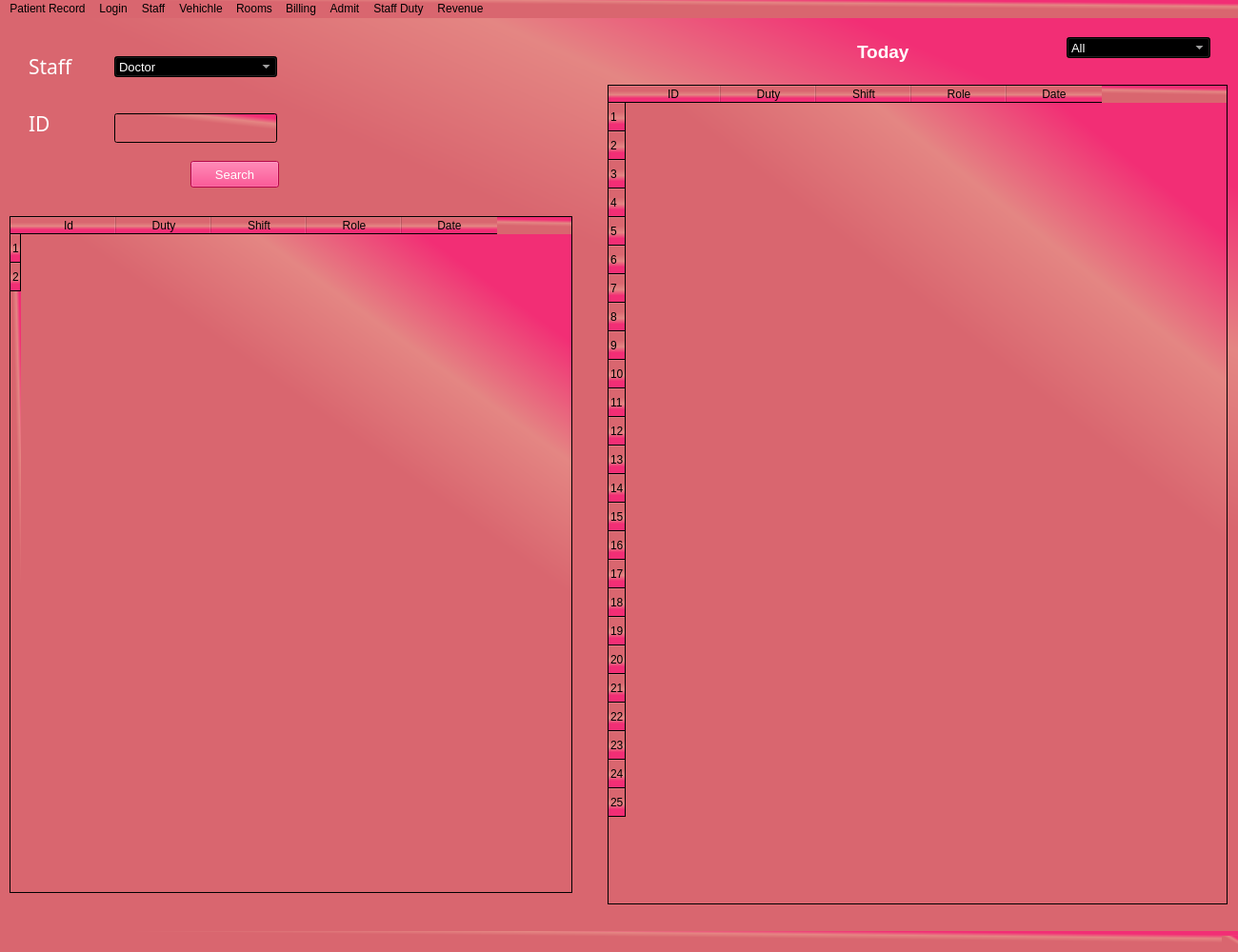
<?xml version="1.0" encoding="UTF-8"?>
<ui version="4.0">
 <class>MainWindow</class>
 <widget class="QMainWindow" name="MainWindow">
  <property name="geometry">
   <rect>
    <x>0</x>
    <y>0</y>
    <width>1300</width>
    <height>1000</height>
   </rect>
  </property>
  <property name="windowTitle">
   <string>MainWindow</string>
  </property>
  <property name="styleSheet">
   <string notr="true">background-color: rgb(159, 0, 79);
background-color: qlineargradient(spread:pad, x1:0.632, y1:0.613, x2:1, y2:0, stop:0.328358 rgba(217, 102, 111, 255), stop:0.562189 rgba(228, 134, 131, 255), stop:0.776119 rgba(242, 46, 117, 255));</string>
  </property>
  <widget class="QWidget" name="MainWidget">
   <widget class="QLabel" name="DayLabel">
    <property name="geometry">
     <rect>
      <x>900</x>
      <y>20</y>
      <width>101</width>
      <height>31</height>
     </rect>
    </property>
    <property name="font">
     <font>
      <pointsize>14</pointsize>
      <weight>75</weight>
      <bold>true</bold>
     </font>
    </property>
    <property name="styleSheet">
     <string notr="true">background-color: rgba(255, 255, 255, 0);color:rgb(255, 255, 255)</string>
    </property>
    <property name="text">
     <string>Today</string>
    </property>
   </widget>
   <widget class="QComboBox" name="DayCombo">
    <property name="geometry">
     <rect>
      <x>1120</x>
      <y>20</y>
      <width>151</width>
      <height>22</height>
     </rect>
    </property>
    <property name="font">
     <font>
      <pointsize>10</pointsize>
     </font>
    </property>
    <property name="styleSheet">
     <string notr="true">color:rgb(255, 255, 255);
selection-background-color: rgb(255, 7, 114);</string>
    </property>
    <item>
     <property name="text">
      <string>All</string>
     </property>
    </item>
    <item>
     <property name="text">
      <string>Doctor</string>
     </property>
    </item>
    <item>
     <property name="text">
      <string>Nurse</string>
     </property>
    </item>
    <item>
     <property name="text">
      <string>Ward Member</string>
     </property>
    </item>
    <item>
     <property name="text">
      <string>Reception</string>
     </property>
    </item>
    <item>
     <property name="text">
      <string>Pharmacist</string>
     </property>
    </item>
    <item>
     <property name="text">
      <string>Lab Guy</string>
     </property>
    </item>
   </widget>
   <widget class="QLabel" name="StaffLabel">
    <property name="geometry">
     <rect>
      <x>30</x>
      <y>40</y>
      <width>71</width>
      <height>21</height>
     </rect>
    </property>
    <property name="font">
     <font>
      <family>Mongolian Baiti</family>
      <pointsize>16</pointsize>
      <weight>50</weight>
      <italic>false</italic>
      <bold>false</bold>
     </font>
    </property>
    <property name="styleSheet">
     <string notr="true">background-color: rgba(255, 255, 255, 0);font: 16pt &quot;Mongolian Baiti&quot;;color:rgb(255, 255, 255)</string>
    </property>
    <property name="text">
     <string>Staff</string>
    </property>
   </widget>
   <widget class="QComboBox" name="StaffCombo">
    <property name="geometry">
     <rect>
      <x>120</x>
      <y>40</y>
      <width>171</width>
      <height>22</height>
     </rect>
    </property>
    <property name="font">
     <font>
      <pointsize>10</pointsize>
     </font>
    </property>
    <property name="styleSheet">
     <string notr="true">color:rgb(255, 255, 255);
selection-background-color: rgb(255, 7, 114);</string>
    </property>
    <item>
     <property name="text">
      <string>Doctor</string>
     </property>
    </item>
    <item>
     <property name="text">
      <string>Nurse</string>
     </property>
    </item>
    <item>
     <property name="text">
      <string>Ward Member</string>
     </property>
    </item>
    <item>
     <property name="text">
      <string>Reception</string>
     </property>
    </item>
    <item>
     <property name="text">
      <string>Pharmacist</string>
     </property>
    </item>
    <item>
     <property name="text">
      <string>Lab Guy</string>
     </property>
    </item>
   </widget>
   <widget class="QLabel" name="IdLabel">
    <property name="geometry">
     <rect>
      <x>30</x>
      <y>100</y>
      <width>55</width>
      <height>21</height>
     </rect>
    </property>
    <property name="font">
     <font>
      <family>Mongolian Baiti</family>
      <pointsize>16</pointsize>
      <weight>50</weight>
      <italic>false</italic>
      <bold>false</bold>
     </font>
    </property>
    <property name="styleSheet">
     <string notr="true">background-color: rgba(255, 255, 255, 0);font: 16pt &quot;Mongolian Baiti&quot;;color:rgb(255, 255, 255)</string>
    </property>
    <property name="text">
     <string>ID</string>
    </property>
   </widget>
   <widget class="QLineEdit" name="IdEdit">
    <property name="geometry">
     <rect>
      <x>120</x>
      <y>100</y>
      <width>171</width>
      <height>31</height>
     </rect>
    </property>
    <property name="font">
     <font>
      <pointsize>10</pointsize>
     </font>
    </property>
    <property name="styleSheet">
     <string notr="true">color: rgb(255, 255, 255);</string>
    </property>
   </widget>
   <widget class="QPushButton" name="SearcgBtn">
    <property name="geometry">
     <rect>
      <x>200</x>
      <y>150</y>
      <width>93</width>
      <height>28</height>
     </rect>
    </property>
    <property name="font">
     <font>
      <pointsize>10</pointsize>
     </font>
    </property>
    <property name="styleSheet">
     <string notr="true">color:rgb(255, 255, 255);
background-color: rgb(255, 7, 102);</string>
    </property>
    <property name="text">
     <string>Search</string>
    </property>
   </widget>
   <widget class="QTableWidget" name="DayTabel">
    <property name="geometry">
     <rect>
      <x>638</x>
      <y>70</y>
      <width>651</width>
      <height>861</height>
     </rect>
    </property>
    <property name="font">
     <font>
      <family>Mongolian Baiti</family>
      <pointsize>10</pointsize>
      <weight>50</weight>
      <italic>false</italic>
      <bold>false</bold>
     </font>
    </property>
    <property name="styleSheet">
     <string notr="true">font: 10pt &quot;Mongolian Baiti&quot;;</string>
    </property>
    <property name="showGrid">
     <bool>false</bool>
    </property>
    <property name="gridStyle">
     <enum>Qt::CustomDashLine</enum>
    </property>
    <property name="sortingEnabled">
     <bool>true</bool>
    </property>
    <row>
     <property name="text">
      <string>1</string>
     </property>
    </row>
    <row>
     <property name="text">
      <string>2</string>
     </property>
    </row>
    <row>
     <property name="text">
      <string>3</string>
     </property>
    </row>
    <row>
     <property name="text">
      <string>4</string>
     </property>
    </row>
    <row>
     <property name="text">
      <string>5</string>
     </property>
    </row>
    <row>
     <property name="text">
      <string>6</string>
     </property>
    </row>
    <row>
     <property name="text">
      <string>7</string>
     </property>
    </row>
    <row>
     <property name="text">
      <string>8</string>
     </property>
    </row>
    <row>
     <property name="text">
      <string>9</string>
     </property>
    </row>
    <row>
     <property name="text">
      <string>10</string>
     </property>
    </row>
    <row>
     <property name="text">
      <string>11</string>
     </property>
    </row>
    <row>
     <property name="text">
      <string>12</string>
     </property>
    </row>
    <row>
     <property name="text">
      <string>13</string>
     </property>
    </row>
    <row>
     <property name="text">
      <string>14</string>
     </property>
    </row>
    <row>
     <property name="text">
      <string>15</string>
     </property>
    </row>
    <row>
     <property name="text">
      <string>16</string>
     </property>
    </row>
    <row>
     <property name="text">
      <string>17</string>
     </property>
    </row>
    <row>
     <property name="text">
      <string>18</string>
     </property>
    </row>
    <row>
     <property name="text">
      <string>19</string>
     </property>
    </row>
    <row>
     <property name="text">
      <string>20</string>
     </property>
    </row>
    <row>
     <property name="text">
      <string>21</string>
     </property>
    </row>
    <row>
     <property name="text">
      <string>22</string>
     </property>
    </row>
    <row>
     <property name="text">
      <string>23</string>
     </property>
    </row>
    <row>
     <property name="text">
      <string>24</string>
     </property>
    </row>
    <row>
     <property name="text">
      <string>25</string>
     </property>
    </row>
    <column>
     <property name="text">
      <string>ID</string>
     </property>
    </column>
    <column>
     <property name="text">
      <string>Duty</string>
     </property>
    </column>
    <column>
     <property name="text">
      <string>Shift</string>
     </property>
    </column>
    <column>
     <property name="text">
      <string>Role</string>
     </property>
    </column>
    <column>
     <property name="text">
      <string>Date</string>
     </property>
    </column>
   </widget>
   <widget class="QTableWidget" name="tableWidget_2">
    <property name="geometry">
     <rect>
      <x>10</x>
      <y>208</y>
      <width>591</width>
      <height>711</height>
     </rect>
    </property>
    <property name="font">
     <font>
      <family>Mongolian Baiti</family>
      <pointsize>10</pointsize>
      <weight>50</weight>
      <italic>false</italic>
      <bold>false</bold>
     </font>
    </property>
    <property name="styleSheet">
     <string notr="true">font: 10pt &quot;Mongolian Baiti&quot;;</string>
    </property>
    <property name="showGrid">
     <bool>false</bool>
    </property>
    <property name="gridStyle">
     <enum>Qt::DashDotDotLine</enum>
    </property>
    <property name="sortingEnabled">
     <bool>true</bool>
    </property>
    <property name="rowCount">
     <number>2</number>
    </property>
    <row>
     <property name="text">
      <string>1</string>
     </property>
    </row>
    <row>
     <property name="text">
      <string>2</string>
     </property>
    </row>
    <column>
     <property name="text">
      <string>Id</string>
     </property>
    </column>
    <column>
     <property name="text">
      <string>Duty</string>
     </property>
    </column>
    <column>
     <property name="text">
      <string>Shift</string>
     </property>
    </column>
    <column>
     <property name="text">
      <string>Role</string>
     </property>
    </column>
    <column>
     <property name="text">
      <string>Date</string>
     </property>
    </column>
   </widget>
  </widget>
  <widget class="QMenuBar" name="menubar">
   <property name="geometry">
    <rect>
     <x>0</x>
     <y>0</y>
     <width>1300</width>
     <height>26</height>
    </rect>
   </property>
   <widget class="QMenu" name="PRecordMenu">
    <property name="title">
     <string>Patient Record</string>
    </property>
   </widget>
   <widget class="QMenu" name="LoginMenu">
    <property name="title">
     <string>Login</string>
    </property>
   </widget>
   <widget class="QMenu" name="StaffMenu">
    <property name="title">
     <string>Staff</string>
    </property>
   </widget>
   <widget class="QMenu" name="VehichleMenu">
    <property name="title">
     <string>Vehichle</string>
    </property>
   </widget>
   <widget class="QMenu" name="RoomsMenu">
    <property name="title">
     <string>Rooms</string>
    </property>
   </widget>
   <widget class="QMenu" name="BillingMenu">
    <property name="title">
     <string>Billing</string>
    </property>
   </widget>
   <widget class="QMenu" name="StaffDutyMenu">
    <property name="title">
     <string>Staff Duty</string>
    </property>
   </widget>
   <widget class="QMenu" name="RevenueMenu">
    <property name="title">
     <string>Revenue</string>
    </property>
   </widget>
   <widget class="QMenu" name="AdmitMenu">
    <property name="title">
     <string>Admit</string>
    </property>
   </widget>
   <addaction name="PRecordMenu"/>
   <addaction name="LoginMenu"/>
   <addaction name="StaffMenu"/>
   <addaction name="VehichleMenu"/>
   <addaction name="RoomsMenu"/>
   <addaction name="BillingMenu"/>
   <addaction name="AdmitMenu"/>
   <addaction name="StaffDutyMenu"/>
   <addaction name="RevenueMenu"/>
  </widget>
  <widget class="QStatusBar" name="statusbar"/>
 </widget>
 <resources/>
 <connections/>
</ui>
